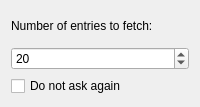
<?xml version="1.0" encoding="UTF-8"?>
<ui version="4.0">
 <class>EntriesCountDialogBase</class>
 <widget class="QWidget" name="EntriesCountDialogBase">
  <property name="geometry">
   <rect>
    <x>0</x>
    <y>0</y>
    <width>200</width>
    <height>107</height>
   </rect>
  </property>
  <layout class="QGridLayout" name="gridLayout">
   <item row="0" column="0">
    <widget class="QLabel" name="label">
     <property name="text">
      <string>Number of entries to fetch:</string>
     </property>
     <property name="wordWrap">
      <bool>true</bool>
     </property>
    </widget>
   </item>
   <item row="1" column="0">
    <widget class="KIntSpinBox" name="spinCount">
     <property name="minimum">
      <number>1</number>
     </property>
     <property name="maximum">
      <number>100</number>
     </property>
     <property name="value">
      <number>20</number>
     </property>
    </widget>
   </item>
   <item row="2" column="0">
    <widget class="QCheckBox" name="kcfg_remember">
     <property name="text">
      <string>Do not ask again</string>
     </property>
    </widget>
   </item>
  </layout>
 </widget>
 <customwidgets>
  <customwidget>
   <class>KIntSpinBox</class>
   <extends>QSpinBox</extends>
   <header>knuminput.h</header>
  </customwidget>
 </customwidgets>
 <resources/>
 <connections/>
</ui>
